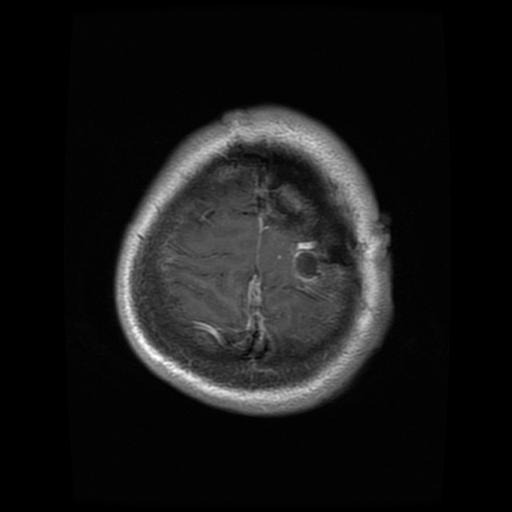
#> input picture Brain Tumor MRI Dataset/Training/glioma/Tr-gl_0067.jpg, 512 x 512 px, given as the content of the folder umor_classification/Brain Tumor MRI Dataset/Training/notumor, which was not available
$ python mostrar_amostras_kaggle.py
#> lines starting #> are read from the running program, lines starting #| are printed output that depends on the picture; pictures that were not available may be replaced by others from this repository, and a replacement may not be noted
import os
import matplotlib.pyplot as plt
import cv2

# Caminho para as pastas (use r'' para lidar com as barras invertidas do Windows)
base_dir = r'C:\Users\mulle\Documents\tumor_classification\Brain Tumor MRI Dataset\Training'
classes = ['notumor', 'glioma', 'meningioma', 'pituitary']

# Tamanho das imagens para exibição
IMG_SIZE = 100

fig, axes = plt.subplots(1, 4, figsize=(15, 5))

for i, categoria in enumerate(classes):
    caminho_classe = os.path.join(base_dir, categoria)
    imagem_nome = os.listdir(caminho_classe)[0]  # pega a primeira imagem da pasta
    caminho_imagem = os.path.join(caminho_classe, imagem_nome)

    img = cv2.imread(caminho_imagem)
#> img is the input picture: shape (512, 512, 3); min 0, max 255, mean 23.2
    img = cv2.cvtColor(img, cv2.COLOR_BGR2RGB)
    img = cv2.resize(img, (IMG_SIZE, IMG_SIZE))
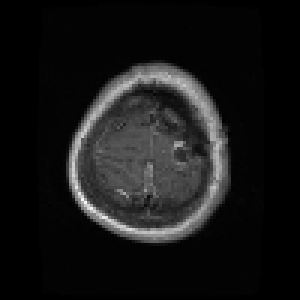
#> img: shape (100, 100, 3) (shown 3 times larger); min 0, max 248, mean 23.2
#> pass 3 of the loop `for i, categoria in enumerate(classes):`:
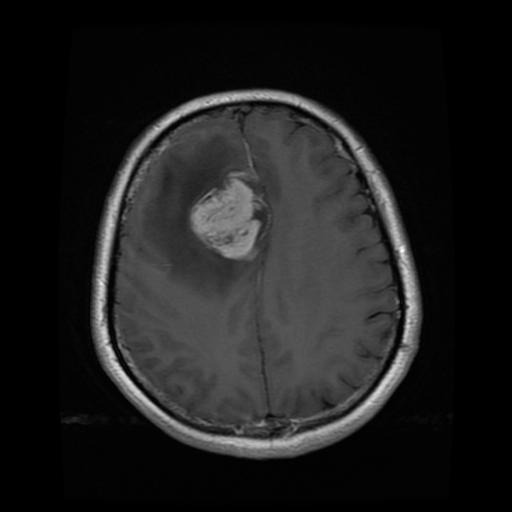
#> input picture Brain Tumor MRI Dataset/Training/meningioma/Tr-me_0016.jpg, 512 x 512 px, found by its file name
#> img is the input picture: shape (512, 512, 3); min 0, max 255, mean 29.8
#> `img = cv2.resize(img, (IMG_SIZE, IMG_SIZE))`:
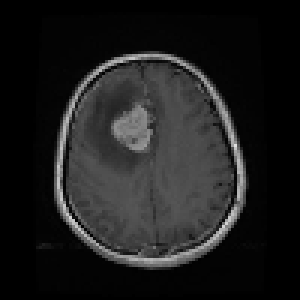
#> img: shape (100, 100, 3) (shown 3 times larger); min 0, max 225, mean 29.7
#> the loop made 4 passes; the first 3 are shown

    axes[i].imshow(img)
    axes[i].set_title(categoria.capitalize())
    axes[i].axis('off')

plt.tight_layout()
plt.savefig('figura1_amostras_kaggle.png')  # Salva a imagem no mesmo diretório
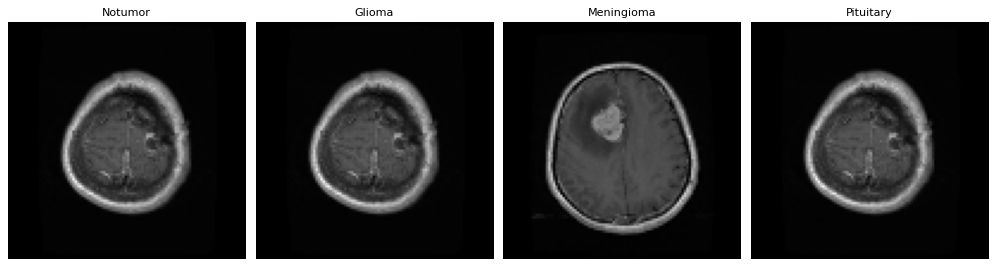
#> figure drawn by matplotlib, 4 panels
plt.show()
